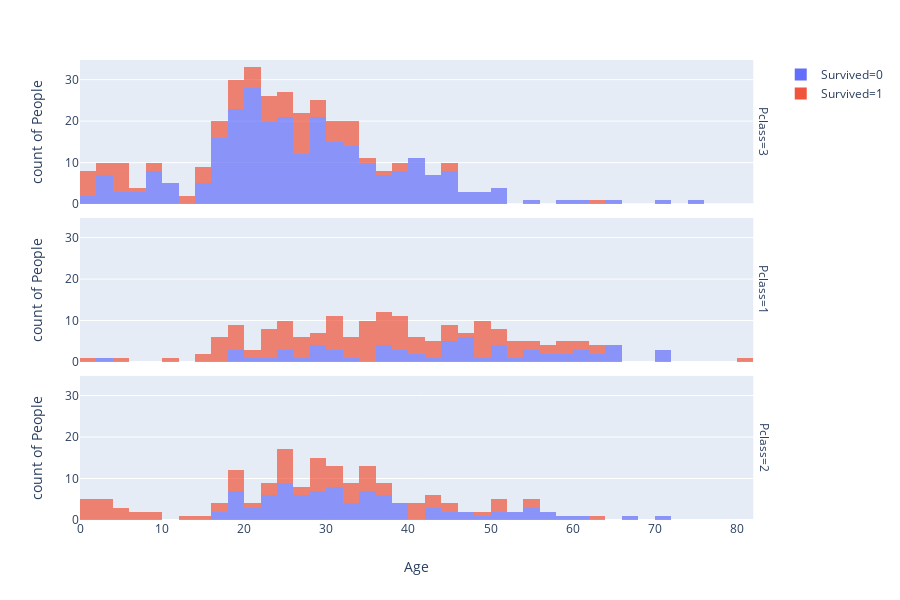

Notebook code for this chart:
### Code cell
# Looking at age distribution and Pclass relationship
px.histogram(train, x = "Age", y = "Name", color = "Survived", facet_row = "Pclass", labels = dict(Name = "People"), opacity = 0.7)

### Figure 1 — Plotly figure (JSON) as saved in the notebook; plotly's stock layout.template omitted (floating-point values rounded to 4 significant figures; data arrays with more than 128 entries replaced by an {"elided": "..."} marker saying what was removed)
{"data": [{"alignmentgroup": "True", "bingroup": "x", "hoverlabel": {"namelength": 0}, "hovertemplate": "Survived=0<br>Pclass=3<br>Age=%{x}<br>count of People=%{y}", "legendgroup": "Survived=0", "marker": {"color": "#636efa", "opacity": 0.7}, "name": "Survived=0", "offsetgroup": "Survived=0", "orientation": "v", "showlegend": true, "type": "histogram", "x": {"elided": "372 float values"}, "xaxis": "x3", "y": {"elided": "372 str values"}, "yaxis": "y3"}, {"alignmentgroup": "True", "bingroup": "x", "hoverlabel": {"namelength": 0}, "hovertemplate": "Survived=0<br>Pclass=1<br>Age=%{x}<br>count of People=%{y}", "legendgroup": "Survived=0", "marker": {"color": "#636efa", "opacity": 0.7}, "name": "Survived=0", "offsetgroup": "Survived=0", "orientation": "v", "showlegend": false, "type": "histogram", "x": [54.0, 19.0, 40.0, 28.0, 42.0, 65.0, 45.0, null, 28.0, 46.0, 71.0, 21.0, 47.0, 24.0, 54.0, 37.0, 24.0, 51.0, null, 61.0, 56.0, 50.0, null, 44.0, 62.0, 52.0, 40.0, null, 37.0, null, null, 2.0, 45.5, 38.0, 29.0, 45.0, null, 22.0, 27.0, 50.0, 64.0, 30.0, 65.0, 47.0, 56.0, null, 58.0, 55.0, 71.0, 25.0, 18.0, 47.0, null, 45.0, 50.0, 64.0, 62.0, null, 36.0, null, 61.0, null, 58.0, 47.0, 31.0, 60.0, 49.0, null, 36.0, 70.0, 19.0, null, 29.0, 46.0, null, 39.0, null, 38.0, 31.0, 33.0], "xaxis": "x2", "y": ["McCarthy, Mr. Timothy J", "Fortune, Mr. Charles Alexander", "Uruchurtu, Don. Manuel E", "Meyer, Mr. Edgar Joseph", "Holverson, Mr. Alexander Oskar", "Ostby, Mr. Engelhart Cornelius", "Harris, Mr. Henry Birkhardt", "Stewart, Mr. Albert A", "Carrau, Mr. Francisco M", "Chaffee, Mr. Herbert Fuller", "Goldschmidt, Mr. George B", "White, Mr. Richard Frasar", "Porter, Mr. Walter Chamberlain", "Baxter, Mr. Quigg Edmond", "White, Mr. Percival Wayland", "Futrelle, Mr. Jacques Heath", "Giglio, Mr. Victor", "Williams, Mr. Charles Duane", "Baumann, Mr. John D", "Van der hoef, Mr. Wyckoff", "Smith, Mr. James Clinch", "Isham, Miss. Ann Elizabeth", "Rood, Mr. Hugh Roscoe", "Minahan, Dr. William Edward", "Stead, Mr. William Thomas", "Taussig, Mr. Emil", "Harrison, Mr. William", "Cairns, Mr. Alexander", "Natsch, Mr. Charles H", "Smith, Mr. Richard William", "Lewy, Mr. Ervin G", "Allison, Miss. Helen Loraine", "Partner, Mr. Austen", "Graham, Mr. George Edward", "Pears, Mr. Thomas Clinton", "Blackwell, Mr. Stephen Weart", "Williams-Lambert, Mr. Fletcher Fellows", "Ringhini, Mr. Sante", "Widener, Mr. Harry Elkins", "Silvey, Mr. William Baird", "Fortune, Mr. Mark", "Foreman, Mr. Benjamin Laventall", "Millet, Mr. Francis Davis", "Gee, Mr. Arthur H", "Smart, Mr. John Montgomery", "Clifford, Mr. George Quincy", "Kent, Mr. Edward Austin", "Molson, Mr. Harry Markland", "Artagaveytia, Mr. Ramon", "Allison, Mrs. Hudson J C (Bessie Waldo Daniels)", "Penasco y Castellana, Mr. Victor de Satode", "Walker, Mr. William Anderson", "Farthing, Mr. John", "Butt, Major. Archibald Willingham", "Douglas, Mr. Walter Donald", "Nicholson, Mr. Arthur Ernest", "Wright, Mr. George", "Robbins, Mr. Victor", "Ross, Mr. John Hugo", "Harrington, Mr. Charles H", "Sutton, Mr. Frederick", "Parr, Mr. William Henry Marsh", "Newell, Mr. Arthur Webster", "Colley, Mr. Edward Pomeroy", "Davidson, Mr. Thornton", "Weir, Col. John", "Thayer, Mr. John Borland", "Klaber, Mr. Herman", "Cavendish, Mr. Tyrell William", "Crosby, Capt. Edward Gifford", "Marvin, Mr. Daniel Warner", "Brewe, Dr. Arthur Jackson", "Long, Mr. Milton Clyde", "Guggenheim, Mr. Benjamin", "Hoyt, Mr. William Fisher", "Andrews, Mr. Thomas Jr", "Fry, Mr. Richard", "Reuchlin, Jonkheer. John George", "Roebling, Mr. Washington Augustus II", "Carlsson, Mr. Frans Olof"], "yaxis": "y2"}, {"alignmentgroup": "True", "bingroup": "x", "hoverlabel": {"namelength": 0}, "hovertemplate": "Survived=0<br>Pclass=2<br>Age=%{x}<br>count of People=%{y}", "legendgroup": "Survived=0", "marker": {"color": "#636efa", "opacity": 0.7}, "name": "Survived=0", "offsetgroup": "Survived=0", "orientation": "v", "showlegend": false, "type": "histogram", "x": [35.0, 66.0, 27.0, 32.0, 21.0, 34.0, 29.0, 21.0, 32.5, 25.0, 23.0, 18.0, 19.0, 36.5, 42.0, 51.0, 30.0, null, 19.0, 24.0, 30.0, 42.0, 30.0, 27.0, 18.0, 59.0, 24.0, 44.0, 19.0, 33.0, 29.0, 54.0, 36.0, null, 36.0, 30.0, 26.0, 43.0, 54.0, 28.0, 25.0, 36.0, 38.0, 29.0, 18.0, 46.0, 23.0, 34.0, null, 30.0, 31.0, 36.0, 48.0, null, 34.0, null, 23.0, 27.0, 28.0, 54.0, 47.0, 37.0, 26.0, 57.0, 31.0, 24.0, 23.0, 32.0, 25.0, 70.0, null, 60.0, 25.0, 52.0, 39.0, 52.0, 34.0, 50.0, 25.0, null, 23.0, 23.0, 18.0, 57.0, 16.0, 39.0, 34.0, 39.0, 35.0, 31.0, 16.0, 28.0, 44.0, 21.0, 24.0, 28.0, 27.0], "xaxis": "x", "y": ["Fynney, Mr. Joseph J", "Wheadon, Mr. Edward H", "Turpin, Mrs. William John Robert (Dorothy Ann Wonnacott)", "Jenkin, Mr. Stephen Curnow", "Hood, Mr. Ambrose Jr", "Kantor, Mr. Sinai", "Turpin, Mr. William John Robert", "Hickman, Mr. Stanley George", "Nasser, Mr. Nicholas", "Sobey, Mr. Samuel James Hayden", "Richard, Mr. Emile", "Andrew, Mr. Edgardo Samuel", "Nicholls, Mr. Joseph Charles", "Navratil, Mr. Michel (\"Louis M Hoffman\")", "Byles, Rev. Thomas Roussel Davids", "Bateman, Rev. Robert James", "Hale, Mr. Reginald", "Pernot, Mr. Rene", "Carbines, Mr. William", "Yrois, Miss. Henriette (\"Mrs Harbeck\")", "Givard, Mr. Hans Kristensen", "Jacobsohn, Mr. Sidney Samuel", "Harris, Mr. Walter", "Bracken, Mr. James H", "Fahlstrom, Mr. Arne Jonas", "Sjostedt, Mr. Ernst Adolf", "Leyson, Mr. Robert William Norman", "Hold, Mr. Stephen", "Pengelly, Mr. Frederick William", "Hunt, Mr. George Henry", "Coleridge, Mr. Reginald Charles", "Carter, Rev. Ernest Courtenay", "Reeves, Mr. David", "Parkes, Mr. Francis \"Frank\"", "Levy, Mr. Rene Jacques", "Abelson, Mr. Samuel", "Lahtinen, Mrs. William (Anna Sylfven)", "Hart, Mr. Benjamin", "Moraweck, Dr. Ernest", "Collander, Mr. Erik Gustaf", "Sedgwick, Mr. Charles Frederick Waddington", "Fox, Mr. Stanley Hubert", "Funk, Miss. Annie Clemmer", "del Carlo, Mr. Sebastiano", "Davies, Mr. Charles Henry", "McKane, Mr. Peter David", "Pain, Dr. Alfred", "Gale, Mr. Shadrach", "Cunningham, Mr. Alfred Fleming", "Matthews, Mr. William John", "Kvillner, Mr. Johan Henrik Johannesson", "West, Mr. Edwy Arthur", "Milling, Mr. Jacob Christian", "Campbell, Mr. William", "Renouf, Mr. Peter Henry", "Frost, Mr. Anthony Wood \"Archie\"", "Hocking, Mr. Richard George", "Sharp, Mr. Percival James R", "Norman, Mr. Robert Douglas", "Downton, Mr. William James", "Jarvis, Mr. John Denzil", "Chapman, Mr. John Henry", "Gavey, Mr. Lawrence", "Kirkland, Rev. Charles Leonard", "Collyer, Mr. Harvey", "Hickman, Mr. Leonard Mark", "Eitemiller, Mr. George Floyd", "Hickman, Mr. Lewis", "Butler, Mr. Reginald Fenton", "Mitchell, Mr. Henry Michael", "Watson, Mr. Ennis Hastings", "Brown, Mr. Thomas William Solomon", "Laroche, Mr. Joseph Philippe Lemercier", "Chapman, Mr. Charles Henry", "Morley, Mr. Henry Samuel (\"Mr Henry Marshall\")", "Greenberg, Mr. Samuel", "Gillespie, Mr. William Henry", "Hodges, Mr. Henry Price", "Bryhl, Mr. Kurt Arnold Gottfrid", "Knight, Mr. Robert J", "Berriman, Mr. William John", "Troupiansky, Mr. Moses Aaron", "Bailey, Mr. Percy Andrew", "Mack, Mrs. (Mary)", "Gaskell, Mr. Alfred", "Otter, Mr. Richard", "Ponesell, Mr. Martin", "Meyer, Mr. August", "Slemen, Mr. Richard James", "Mallet, Mr. Albert", "Mudd, Mr. Thomas Charles", "Harper, Rev. John", "Carter, Mrs. Ernest Courtenay (Lilian Hughes)", "Giles, Mr. Frederick Edward", "Gill, Mr. John William", "Banfield, Mr. Frederick James", "Montvila, Rev. Juozas"], "yaxis": "y"}, {"alignmentgroup": "True", "bingroup": "x", "hoverlabel": {"namelength": 0}, "hovertemplate": "Survived=1<br>Pclass=3<br>Age=%{x}<br>count of People=%{y}", "legendgroup": "Survived=1", "marker": {"color": "#EF553B", "opacity": 0.7}, "name": "Survived=1", "offsetgroup": "Survived=1", "orientation": "v", "showlegend": true, "type": "histogram", "x": [26.0, 27.0, 4.0, null, 15.0, 38.0, null, null, null, 14.0, 19.0, null, null, 17.0, 32.0, 30.0, 29.0, null, 33.0, 21.0, null, null, 12.0, 24.0, null, 22.0, 24.0, 27.0, 16.0, 9.0, 1.0, 4.0, null, 19.0, null, 18.0, 26.0, 16.0, 27.0, 16.0, 5.0, null, 29.0, 3.0, 25.0, 25.0, null, 35.0, 19.0, 30.0, 22.0, null, null, 26.0, 31.0, null, 45.0, null, 3.0, null, null, null, null, 22.0, 1.0, 21.0, 24.0, 39.0, 44.0, 32.0, null, null, 5.0, 29.0, 0.75, 2.0, 63.0, 9.0, 26.0, 29.0, null, 22.0, 22.0, 36.0, 32.0, null, 32.0, null, 20.0, null, 0.75, 23.0, null, 20.0, 18.0, 4.0, null, null, null, null, 31.0, 6.0, 20.0, 5.0, 13.0, 18.0, 1.0, 31.0, 0.42, 27.0, 27.0, 27.0, null, 15.0, 32.0, 18.0, 24.0, 4.0, 15.0], "xaxis": "x3", "y": ["Heikkinen, Miss. Laina", "Johnson, Mrs. Oscar W (Elisabeth Vilhelmina Berg)", "Sandstrom, Miss. Marguerite Rut", "Masselmani, Mrs. Fatima", "McGowan, Miss. Anna \"Annie\"", "Asplund, Mrs. Carl Oscar (Selma Augusta Emilia Johansson)", "O'Dwyer, Miss. Ellen \"Nellie\"", "Glynn, Miss. Mary Agatha", "Mamee, Mr. Hanna", "Nicola-Yarred, Miss. Jamila", "Devaney, Miss. Margaret Delia", "O'Driscoll, Miss. Bridget", "Moubarek, Master. Gerios", "Andersson, Miss. Erna Alexandra", "Bing, Mr. Lee", "Dowdell, Miss. Elizabeth", "Sheerlinck, Mr. Jan Baptist", "McDermott, Miss. Brigdet Delia", "Backstrom, Mrs. Karl Alfred (Maria Mathilda Gustafsson)", "Salkjelsvik, Miss. Anna Kristine", "Moss, Mr. Albert Johan", "Moran, Miss. Bertha", "Nicola-Yarred, Master. Elias", "Madsen, Mr. Fridtjof Arne", "Peter, Miss. Anna", "Nysten, Miss. Anna Sofia", "Hakkarainen, Mrs. Pekka Pietari (Elin Matilda Dolck)", "Andersson, Mr. August Edvard (\"Wennerstrom\")", "Gilnagh, Miss. Katherine \"Katie\"", "Goldsmith, Master. Frank John William \"Frankie\"", "Johnson, Miss. Eleanor Ileen", "Kink-Heilmann, Miss. Luise Gretchen", "O'Brien, Mrs. Thomas (Johanna \"Hannah\" Godfrey)", "Andersen-Jensen, Miss. Carla Christine Nielsine", "Madigan, Miss. Margaret \"Maggie\"", "Cohen, Mr. Gurshon \"Gus\"", "Albimona, Mr. Nassef Cassem", "Carr, Miss. Helen \"Ellen\"", "Honkanen, Miss. Eliina", "Sunderland, Mr. Victor Francis", "Asplund, Miss. Lillian Gertrud", "Murphy, Miss. Katherine \"Kate\"", "Touma, Mrs. Darwis (Hanne Youssef Razi)", "Asplund, Master. Edvin Rojj Felix", "Persson, Mr. Ernst Ulrik", "Tornquist, Mr. William Henry", "Healy, Miss. Hanora \"Nora\"", "Abbott, Mrs. Stanton (Rosa Hunt)", "Dorking, Mr. Edward Arthur", "de Mulder, Mr. Theodore", "Connolly, Miss. Kate", "Kelly, Miss. Anna Katherine \"Annie Kate\"", "McCoy, Mr. Bernard", "Nilsson, Miss. Helmina Josefina", "Goldsmith, Mrs. Frank John (Emily Alice Brown)", "McCoy, Miss. Agnes", "Dahl, Mr. Karl Edwart", "Davison, Mrs. Thomas Henry (Mary E Finck)", "Coutts, Master. William Loch \"William\"", "McGovern, Miss. Mary", "Mockler, Miss. Helen Mary \"Ellie\"", "Moussa, Mrs. (Mantoura Boulos)", "Jermyn, Miss. Annie", "Landergren, Miss. Aurora Adelia", "Nakid, Miss. Maria (\"Mary\")", "Jansson, Mr. Carl Olof", "Sandstrom, Mrs. Hjalmar (Agnes Charlotta Bengtsson)", "Niskanen, Mr. Juha", "Sundman, Mr. Johan Julian", "Pickard, Mr. Berk (Berk Trembisky)", "Thorneycroft, Mrs. Percival (Florence Kate White)", "Johannesen-Bratthammer, Mr. Bernt", "Baclini, Miss. Marie Catherine", "Jalsevac, Mr. Ivan", "Baclini, Miss. Helene Barbara", "Hirvonen, Miss. Hildur E", "Turkula, Mrs. (Hedwig)", "Coutts, Master. Eden Leslie \"Neville\"", "Lang, Mr. Fang", "Daly, Mr. Eugene Patrick", "Peter, Mrs. Catherine (Catherine Rizk)", "Leeni, Mr. Fahim (\"Philip Zenni\")", "Ohman, Miss. Velin", "de Messemaeker, Mrs. Guillaume Joseph (Emma)", "Jonsson, Mr. Carl", "Kelly, Miss. Mary", "Jussila, Mr. Eiriik", "Murphy, Miss. Margaret Jane", "Nakid, Mr. Sahid", "Foo, Mr. Choong", "Baclini, Miss. Eugenie", "Stanley, Miss. Amy Zillah Elsie", "O'Leary, Miss. Hanora \"Norah\"", "Lindqvist, Mr. Eino William", "Turja, Miss. Anna Sofia", "Karun, Miss. Manca", "Lam, Mr. Ali", "Mullens, Miss. Katherine \"Katie\"", "Moubarek, Master. Halim Gonios (\"William George\")", "Mannion, Miss. Margareth", "Stranden, Mr. Juho", "Moor, Master. Meier", "Barah, Mr. Hanna Assi", "Emanuel, Miss. Virginia Ethel", "Ayoub, Miss. Banoura", "Sjoblom, Miss. Anna Sofia", "Dean, Master. Bertram Vere", "Osman, Mrs. Mara", "Thomas, Master. Assad Alexander", "Hedman, Mr. Oskar Arvid", "Lulic, Mr. Nikola", "Moor, Mrs. (Beila)", "McCormack, Mr. Thomas Joseph", "Yasbeck, Mrs. Antoni (Selini Alexander)", "Chip, Mr. Chang", "Aks, Mrs. Sam (Leah Rosen)", "Baclini, Mrs. Solomon (Latifa Qurban)", "Johnson, Master. Harold Theodor", "Najib, Miss. Adele Kiamie \"Jane\""], "yaxis": "y3"}, {"alignmentgroup": "True", "bingroup": "x", "hoverlabel": {"namelength": 0}, "hovertemplate": "Survived=1<br>Pclass=1<br>Age=%{x}<br>count of People=%{y}", "legendgroup": "Survived=1", "marker": {"color": "#EF553B", "opacity": 0.7}, "name": "Survived=1", "offsetgroup": "Survived=1", "orientation": "v", "showlegend": false, "type": "histogram", "x": {"elided": "136 float values"}, "xaxis": "x2", "y": {"elided": "136 str values"}, "yaxis": "y2"}, {"alignmentgroup": "True", "bingroup": "x", "hoverlabel": {"namelength": 0}, "hovertemplate": "Survived=1<br>Pclass=2<br>Age=%{x}<br>count of People=%{y}", "legendgroup": "Survived=1", "marker": {"color": "#EF553B", "opacity": 0.7}, "name": "Survived=1", "offsetgroup": "Survived=1", "orientation": "v", "showlegend": false, "type": "histogram", "x": [14.0, 55.0, null, 34.0, 3.0, 29.0, 21.0, 5.0, 29.0, 0.83, 17.0, 34.0, 32.5, 29.0, 40.0, 1.0, 32.0, 3.0, 35.0, 19.0, 8.0, 24.0, 50.0, 41.0, 42.0, null, 24.0, 30.0, 22.0, 36.0, 2.0, 24.0, 40.0, 36.0, 17.0, 28.0, 3.0, 34.0, 18.0, 28.0, 19.0, 42.0, 24.0, 45.0, 28.0, 13.0, 50.0, 33.0, 23.0, 33.0, 34.0, 36.0, 50.0, 2.0, 7.0, 32.0, 19.0, null, 8.0, 62.0, 34.0, 25.0, null, 24.0, 22.0, 24.0, 4.0, 28.0, 18.0, 40.0, 31.0, 45.0, 27.0, 6.0, 30.0, 30.0, 4.0, 48.0, 0.67, 54.0, 31.0, 1.0, 0.83, 42.0, 27.0, 28.0, 25.0], "xaxis": "x", "y": ["Nasser, Mrs. Nicholas (Adele Achem)", "Hewlett, Mrs. (Mary D Kingcome) ", "Williams, Mr. Charles Eugene", "Beesley, Mr. Lawrence", "Laroche, Miss. Simonne Marie Anne Andree", "Faunthorpe, Mrs. Lizzie (Elizabeth Anne Wilkinson)", "Rugg, Miss. Emily", "West, Miss. Constance Mirium", "Nye, Mrs. (Elizabeth Ramell)", "Caldwell, Master. Alden Gates", "Ilett, Miss. Bertha", "Doling, Mrs. John T (Ada Julia Bone)", "Webber, Miss. Susan", "Weisz, Mrs. Leopold (Mathilde Francoise Pede)", "Watt, Mrs. James (Elizabeth \"Bessie\" Inglis Milne)", "Becker, Master. Richard F", "Pinsky, Mrs. (Rosa)", "Navratil, Master. Michel M", "Cameron, Miss. Clear Annie", "Mellors, Mr. William John", "Collyer, Miss. Marjorie \"Lottie\"", "Hamalainen, Mrs. William (Anna)", "Parrish, Mrs. (Lutie Davis)", "Mellinger, Mrs. (Elizabeth Anne Maidment)", "Hosono, Mr. Masabumi", "Keane, Miss. Nora A", "Kantor, Mrs. Sinai (Miriam Sternin)", "Slayter, Miss. Hilda Mary", "Caldwell, Mrs. Albert Francis (Sylvia Mae Harbaugh)", "Ball, Mrs. (Ada E Hall)", "Navratil, Master. Edmond Roger", "Brown, Miss. Amelia \"Mildred\"", "Smith, Miss. Marion Elsie", "Buss, Miss. Kate", "Lehmann, Miss. Bertha", "Trout, Mrs. William H (Jessie L)", "Richards, Master. William Rowe", "Drew, Mrs. James Vivian (Lulu Thorne Christian)", "Silven, Miss. Lyyli Karoliina", "Clarke, Mrs. Charles V (Ada Maria Winfield)", "Phillips, Miss. Kate Florence (\"Mrs Kate Louise Phillips Marshall\")", "Louch, Mrs. Charles Alexander (Alice Adelaide Slow)", "Richards, Mrs. Sidney (Emily Hocking)", "Hart, Mrs. Benjamin (Esther Ada Bloomfield)", "Reynaldo, Ms. Encarnacion", "Mellinger, Miss. Madeleine Violet", "Toomey, Miss. Ellen", "West, Mrs. Edwy Arthur (Ada Mary Worth)", "Jerwan, Mrs. Amin S (Marie Marthe Thuillard)", "Quick, Mrs. Frederick Charles (Jane Richards)", "Lemore, Mrs. (Amelia Milley)", "Angle, Mrs. William A (Florence \"Mary\" Agnes Hughes)", "Ridsdale, Miss. Lucy", "Quick, Miss. Phyllis May", "Hart, Miss. Eva Miriam", "Beane, Mr. Edward", "Beane, Mrs. Edward (Ethel Clarke)", "Padro y Manent, Mr. Julian", "Davies, Master. John Morgan Jr", "Harris, Mr. George", "Garside, Miss. Ethel", "Christy, Miss. Julie Rachel", "Leitch, Miss. Jessie Wills", "Jacobsohn, Mrs. Sidney Samuel (Amy Frances Christy)", "Laroche, Mrs. Joseph (Juliette Marie Louise Lafargue)", "Herman, Miss. Alice", "Becker, Miss. Marion Louise", "Davis, Miss. Mary", "Doling, Miss. Elsie", "Brown, Mrs. Thomas William Solomon (Elizabeth Catherine Ford)", "Wilhelms, Mr. Charles", "Kelly, Mrs. Florence \"Fannie\"", "Troutt, Miss. Edwina Celia \"Winnie\"", "Harper, Miss. Annie Jessie \"Nina\"", "Renouf, Mrs. Peter Henry (Lillian Jefferys)", "Sinkkonen, Miss. Anna", "Wells, Miss. Joan", "Herman, Mrs. Samuel (Jane Laver)", "Hamalainen, Master. Viljo", "Hocking, Mrs. Elizabeth (Eliza Needs)", "Collyer, Mrs. Harvey (Charlotte Annie Tate)", "Mallet, Master. Andre", "Richards, Master. George Sibley", "Bystrom, Mrs. (Karolina)", "Duran y More, Miss. Asuncion", "Abelson, Mrs. Samuel (Hannah Wizosky)", "Shelley, Mrs. William (Imanita Parrish Hall)"], "yaxis": "y"}], "layout": {"annotations": [{"font": {}, "showarrow": false, "text": "Pclass=2", "textangle": 90, "x": 0.98, "xanchor": "left", "xref": "paper", "y": 0.1567, "yanchor": "middle", "yref": "paper"}, {"font": {}, "showarrow": false, "text": "Pclass=1", "textangle": 90, "x": 0.98, "xanchor": "left", "xref": "paper", "y": 0.5, "yanchor": "middle", "yref": "paper"}, {"font": {}, "showarrow": false, "text": "Pclass=3", "textangle": 90, "x": 0.98, "xanchor": "left", "xref": "paper", "y": 0.8433, "yanchor": "middle", "yref": "paper"}], "barmode": "relative", "height": 600, "legend": {"tracegroupgap": 0}, "margin": {"t": 60}, "xaxis": {"anchor": "y", "domain": [0.0, 0.98], "title": {"text": "Age"}}, "xaxis2": {"anchor": "y2", "domain": [0.0, 0.98], "matches": "x", "showticklabels": false}, "xaxis3": {"anchor": "y3", "domain": [0.0, 0.98], "matches": "x", "showticklabels": false}, "yaxis": {"anchor": "x", "domain": [0.0, 0.3133], "title": {"text": "count of People"}}, "yaxis2": {"anchor": "x2", "domain": [0.3433, 0.6567], "matches": "y", "title": {"text": "count of People"}}, "yaxis3": {"anchor": "x3", "domain": [0.6867, 1.0], "matches": "y", "title": {"text": "count of People"}}}}
